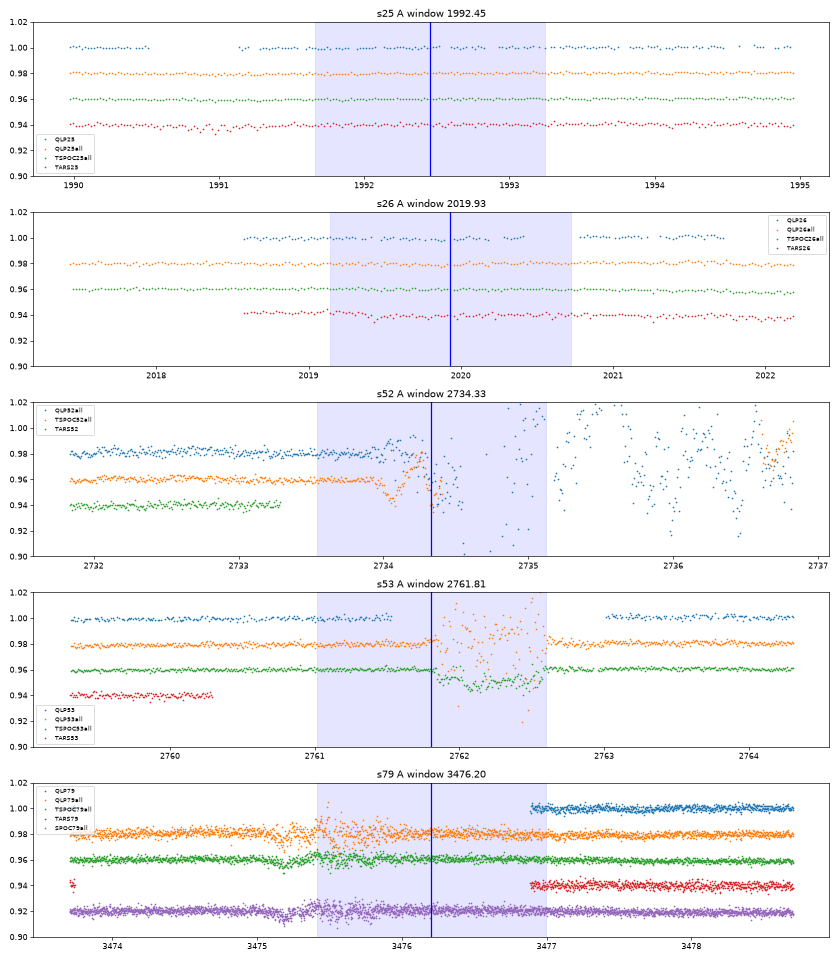

The script that saved this image:
"""A-conjunction coverage and upper limits. For each A window (B ephemeris + Gaia phase separation, +-3 sigma = 0.79 d),
in each pipeline (QLP q0, QLP all, TESS-SPOC all cadences, SPOC 2-min all, TARS): fraction of window covered and the
deepest box dip for box widths 3.4 h (B-like) and 6.7 h (A central duration if it scaled with separation).
Box depth = median of 1.2-d flanks minus mean in box; noise from the same statistic at random off-window positions. -> anull.txt, anull.png"""
import json, numpy as np, matplotlib; matplotlib.use('Agg'); import matplotlib.pyplot as plt
from ecl import load, F
ep = json.load(open('ephemB.json')); P, T0 = ep['P'], ep['T0']; sA = 0.0096 * P
wins = [T0 + (k + 1 - 0.7014) * P for k in range(-1, 60)]; wins = [min(wins, key=lambda w: abs(w - x)) for x in (1992.5, 2019.9, 2734.3, 2761.8, 3476.2)]
fig, axs = plt.subplots(5, 1, figsize=(14, 16)); comb = {}
for i, (wA, s) in enumerate(zip(wins, (25, 26, 52, 53, 79))):
    a = axs[i]
    for j, key in enumerate(['QLP%d' % s, 'QLP%dall' % s, 'TSPOC%dall' % s, 'TARS%d' % s] + (['SPOC79all'] if s == 79 else [])):
        allq = key.endswith('all'); k = key[:-3] if allq else key
        t, f, q, bk, x, y = load(k, allq)
        w = np.abs(t - wA) < 2.5; t, f, q = t[w], f[w], q[w]
        if len(t) < 10: print(f's{s} A {wA:.2f} {key}: no data'); continue
        f = f / np.median(f); dt = np.median(np.diff(t))
        grid = np.arange(wA - 3 * sA, wA + 3 * sA, dt)
        cov = np.mean([np.any(np.abs(t - g) < dt) for g in grid])
        res = []
        for W in (3.4 / 24, 6.7 / 24):
            best = (0, None)
            for c in np.arange(wA - 3 * sA, wA + 3 * sA, 0.01):
                ii = np.abs(t - c) < W / 2; oo = (np.abs(t - c) > W / 2 + 0.05) & (np.abs(t - c) < W / 2 + 1.2)
                if ii.sum() >= max(3, 0.5 * W / dt) and oo.sum() > 10:
                    dd = np.median(f[oo]) - np.mean(f[ii])
                    if dd > best[0] or best[1] is None: best = (dd, c)
            # noise: same statistic in-window spread
            vals = []
            for c in np.arange(t.min() + W, t.max() - W, W / 2):
                ii = np.abs(t - c) < W / 2; oo = (np.abs(t - c) > W / 2 + 0.05) & (np.abs(t - c) < W / 2 + 1.2)
                if ii.sum() >= max(3, 0.5 * W / dt) and oo.sum() > 10: vals.append(np.median(f[oo]) - np.mean(f[ii]))
            res.append((W * 24, best[0], best[1], np.std(vals) if len(vals) > 3 else np.nan))
        line = f's{s} A {wA:.2f}+-{sA:.2f} {key:10s}: coverage(+-3sig) {cov*100:4.0f}%  flagged-in-window {np.mean(q[np.abs(t-wA)<3*sA]!=0)*100 if np.any(np.abs(t-wA)<3*sA) else np.nan:4.0f}%  ' + \
               '  '.join(f'box{W:.1f}h max dip {d*100:+.3f}% at {c} (sd {sd*100:.3f}%)' for W, d, c, sd in res)
        print(line)
        a.plot(t, f - 0.02 * j, '.', ms=2, label=key)
    a.axvspan(wA - 3 * sA, wA + 3 * sA, color='b', alpha=0.1); a.axvline(wA, color='b'); a.set_ylim(0.9, 1.02); a.legend(fontsize=7); a.set_title(f's{s} A window {wA:.2f}')
plt.tight_layout(); plt.savefig('anull.png', dpi=60)
